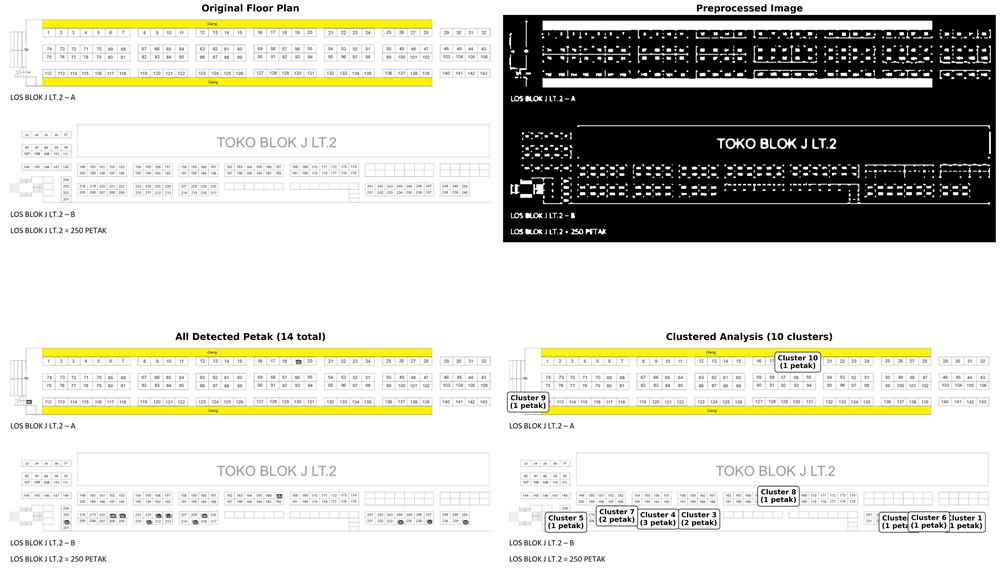
#> input picture precise_detection_60_edit.png, 1000 x 575 px, shrunk from 7170 x 4120 before the run; its folder holds only this picture in this run
$ python precise_shape_detector.py
#> lines starting #> are read from the running program, lines starting #| are printed output that depends on the picture; after the words box and inside, x2 and y2 are one past the last pixel; in counts of white or black regions, pixels touching at a corner belong together
import cv2
import numpy as np
import matplotlib.pyplot as plt
from matplotlib.patches import Rectangle, Polygon
import matplotlib.patches as patches
from sklearn.cluster import DBSCAN
from scipy import ndimage
from scipy.spatial.distance import cdist
import math
import json
import os

class PreciseShapeDetector:
    def __init__(self):
        # Extended color palette for 250+ shapes
        self.colors = [
            '#FF6B6B', '#4ECDC4', '#45B7D1', '#96CEB4', '#FFEAA7',
            '#DDA0DD', '#98D8C8', '#F7DC6F', '#BB8FCE', '#85C1E9',
            '#F8C471', '#BDC3C7', '#E74C3C', '#3498DB', '#2ECC71',
            '#F39C12', '#9B59B6', '#1ABC9C', '#E67E22', '#34495E',
            '#16A085', '#27AE60', '#2980B9', '#8E44AD', '#F1C40F',
            '#E74C3C', '#3498DB', '#2ECC71', '#F39C12', '#9B59B6'
        ]

        # Parameters for precise detection
        self.min_area = 50  # Smaller minimum area for small units
        self.max_area = 10000  # Maximum area for individual units
        self.aspect_ratio_range = (0.3, 3.0)  # Acceptable aspect ratios for units
        self.rectangularity_threshold = 0.7  # Minimum rectangularity score

    def preprocess_for_precise_detection(self, image):
        """Advanced preprocessing specifically for floor plan detection"""
        # Convert to grayscale
        gray = cv2.cvtColor(image, cv2.COLOR_BGR2GRAY)

        # Apply bilateral filter to preserve edges
        bilateral = cv2.bilateralFilter(gray, 9, 75, 75)

        # Apply multiple thresholding methods
        # Method 1: Adaptive thresholding
        thresh1 = cv2.adaptiveThreshold(bilateral, 255, cv2.ADAPTIVE_THRESH_GAUSSIAN_C,
                                      cv2.THRESH_BINARY_INV, 11, 2)

        # Method 2: Otsu's thresholding
        _, thresh2 = cv2.threshold(bilateral, 0, 255, cv2.THRESH_BINARY_INV + cv2.THRESH_OTSU)

        # Method 3: Simple thresholding with different values
        _, thresh3 = cv2.threshold(bilateral, 127, 255, cv2.THRESH_BINARY_INV)

        # Combine all thresholding results
        combined = cv2.bitwise_or(thresh1, thresh2)
        combined = cv2.bitwise_or(combined, thresh3)

        # Morphological operations for cleaning
        # Close small gaps in rectangles
        kernel_close = np.ones((3, 3), np.uint8)
        closed = cv2.morphologyEx(combined, cv2.MORPH_CLOSE, kernel_close)

        # Remove small noise
        kernel_open = np.ones((2, 2), np.uint8)
        opened = cv2.morphologyEx(closed, cv2.MORPH_OPEN, kernel_open)

        # Additional cleaning for better rectangle detection
        kernel_clean = np.ones((2, 2), np.uint8)
        cleaned = cv2.morphologyEx(opened, cv2.MORPH_CLOSE, kernel_clean)

        return cleaned, gray

    def calculate_rectangularity(self, contour):
        """Calculate how rectangular a contour is"""
        area = cv2.contourArea(contour)
        if area == 0:
            return 0

        # Get bounding rectangle
        x, y, w, h = cv2.boundingRect(contour)
        rect_area = w * h

        # Rectangularity is the ratio of contour area to bounding rectangle area
        rectangularity = area / rect_area

        # Also check if the contour is approximately rectangular
        epsilon = 0.02 * cv2.arcLength(contour, True)
        approx = cv2.approxPolyDP(contour, epsilon, True)

        # Bonus for having 4 vertices
        vertex_bonus = 1.0 if len(approx) == 4 else 0.5

        return rectangularity * vertex_bonus

    def detect_precise_rectangles(self, image):
        """Detect rectangles with high precision"""
        processed, gray = self.preprocess_for_precise_detection(image)

        # Find contours
        contours, hierarchy = cv2.findContours(processed, cv2.RETR_EXTERNAL, cv2.CHAIN_APPROX_SIMPLE)

        rectangles = []

        for contour in contours:
            area = cv2.contourArea(contour)

            # Filter by area
            if area < self.min_area or area > self.max_area:
                continue

            # Get bounding rectangle
            x, y, w, h = cv2.boundingRect(contour)
            aspect_ratio = w / h if h > 0 else 0

            # Filter by aspect ratio
            if not (self.aspect_ratio_range[0] <= aspect_ratio <= self.aspect_ratio_range[1]):
                continue

            # Calculate rectangularity
            rectangularity = self.calculate_rectangularity(contour)

            # Filter by rectangularity
            if rectangularity < self.rectangularity_threshold:
                continue

            # Approximate contour to polygon
            epsilon = 0.02 * cv2.arcLength(contour, True)
            approx = cv2.approxPolyDP(contour, epsilon, True)

            # Calculate center
            M = cv2.moments(contour)
            if M["m00"] != 0:
                cx = int(M["m10"] / M["m00"])
                cy = int(M["m01"] / M["m00"])
            else:
                cx, cy = x + w//2, y + h//2

            rectangles.append({
                'contour': contour,
                'approx': approx,
                'bbox': (x, y, w, h),
                'area': area,
                'center': (cx, cy),
                'aspect_ratio': aspect_ratio,
                'rectangularity': rectangularity,
                'vertices': len(approx)
            })

        return rectangles, processed

    def cluster_rectangles_by_position(self, rectangles, eps=30, min_samples=1):
        """Cluster rectangles by their spatial position"""
        if len(rectangles) < 2:
            return [rectangles]

        # Extract centers for clustering
        centers = np.array([rect['center'] for rect in rectangles])

        # Use DBSCAN for spatial clustering
        clustering = DBSCAN(eps=eps, min_samples=min_samples).fit(centers)

        # Group rectangles by cluster
        clusters = {}
        for i, label in enumerate(clustering.labels_):
            if label not in clusters:
                clusters[label] = []
            clusters[label].append(rectangles[i])

        # Sort rectangles within each cluster by position (top-left to bottom-right)
        for cluster_id in clusters:
            clusters[cluster_id].sort(key=lambda x: (x['center'][1], x['center'][0]))

        return list(clusters.values())

    def analyze_floor_plan_structure(self, rectangles, image_shape):
        """Analyze the floor plan structure to identify sections"""
        if not rectangles:
            return []

        height, width = image_shape[:2]

        # Cluster rectangles
        clusters = self.cluster_rectangles_by_position(rectangles)

        # Analyze each cluster
        structure_analysis = []

        for cluster_id, cluster in enumerate(clusters):
            if not cluster:
                continue

            # Calculate cluster properties
            cluster_centers = [rect['center'] for rect in cluster]
            cluster_x = [center[0] for center in cluster_centers]
            cluster_y = [center[1] for center in cluster_centers]

            # Determine cluster position
            avg_x = np.mean(cluster_x)
            avg_y = np.mean(cluster_y)

            # Normalize positions
            norm_x = avg_x / width
            norm_y = avg_y / height

            # Classify cluster based on position and size
            if norm_y < 0.4:  # Top section
                section_type = 'top_section'
            elif norm_y > 0.6:  # Bottom section
                section_type = 'bottom_section'
            else:  # Middle section
                section_type = 'middle_section'

            # Determine arrangement pattern
            if len(cluster) == 1:
                arrangement = 'single'
            elif len(cluster) <= 5:
                arrangement = 'small_cluster'
            elif len(cluster) <= 15:
                arrangement = 'medium_cluster'
            else:
                arrangement = 'large_cluster'

            structure_analysis.append({
                'cluster_id': cluster_id,
                'rectangles': cluster,
                'section_type': section_type,
                'arrangement': arrangement,
                'count': len(cluster),
                'position': (norm_x, norm_y),
                'bounds': {
                    'min_x': min(cluster_x),
                    'max_x': max(cluster_x),
                    'min_y': min(cluster_y),
                    'max_y': max(cluster_y)
                }
            })

        return structure_analysis

    def create_precise_colored_diagram(self, image_path):
        """Create precise colored diagram with all detected rectangles"""
        # Read image
        image = cv2.imread(image_path)
        if image is None:
            print(f"Could not read image from {image_path}")
            return None

        # Detect precise rectangles
        rectangles, processed = self.detect_precise_rectangles(image)

        # Analyze floor plan structure
        structure_analysis = self.analyze_floor_plan_structure(rectangles, image.shape)

        # Create comprehensive visualization
        fig, ((ax1, ax2), (ax3, ax4)) = plt.subplots(2, 2, figsize=(20, 16))

        # Original image
        ax1.imshow(cv2.cvtColor(image, cv2.COLOR_BGR2RGB))
        ax1.set_title('Original Image')
        ax1.axis('off')

        # Processed image
        ax2.imshow(processed, cmap='gray')
        ax2.set_title('Processed Image')
        ax2.axis('off')

        # All detected rectangles
        ax3.imshow(cv2.cvtColor(image, cv2.COLOR_BGR2RGB))
        for i, rect in enumerate(rectangles):
            color = self.colors[i % len(self.colors)]
            contour = rect['contour']
            ax3.fill(contour[:, 0, 0], contour[:, 0, 1],
                    color=color, alpha=0.6, edgecolor='black', linewidth=1)

            # Add rectangle number
            ax3.text(rect['center'][0], rect['center'][1], str(i+1),
                    ha='center', va='center', fontsize=6, fontweight='bold',
                    color='black', bbox=dict(boxstyle="round,pad=0.2",
                                           facecolor='white', alpha=0.8))

        ax3.set_title(f'All Detected Rectangles ({len(rectangles)} total)')
        ax3.axis('off')

        # Clustered analysis
        ax4.imshow(cv2.cvtColor(image, cv2.COLOR_BGR2RGB))
        for cluster_id, analysis in enumerate(structure_analysis):
            cluster_color = self.colors[cluster_id % len(self.colors)]

            for rect in analysis['rectangles']:
                contour = rect['contour']
                ax4.fill(contour[:, 0, 0], contour[:, 0, 1],
                        color=cluster_color, alpha=0.7, edgecolor='black', linewidth=1)

            # Add cluster label
            center_x = analysis['bounds']['min_x'] + (analysis['bounds']['max_x'] - analysis['bounds']['min_x']) / 2
            center_y = analysis['bounds']['min_y'] + (analysis['bounds']['max_y'] - analysis['bounds']['min_y']) / 2

            ax4.text(center_x, center_y, f"C{cluster_id+1}\n({analysis['count']})",
                    ha='center', va='center', fontsize=10, fontweight='bold',
                    color='black', bbox=dict(boxstyle="round,pad=0.3",
                                           facecolor='white', alpha=0.9))

        ax4.set_title(f'Clustered Analysis ({len(structure_analysis)} clusters)')
        ax4.axis('off')

        plt.tight_layout()
        return fig, rectangles, structure_analysis

    def generate_detailed_report(self, rectangles, structure_analysis):
        """Generate detailed analysis report"""
        report = {
            'total_rectangles': len(rectangles),
            'total_clusters': len(structure_analysis),
            'clusters': [],
            'statistics': {}
        }

        # Analyze each cluster
        for analysis in structure_analysis:
            cluster_info = {
                'cluster_id': analysis['cluster_id'],
                'section_type': analysis['section_type'],
                'arrangement': analysis['arrangement'],
                'rectangle_count': analysis['count'],
                'position': analysis['position'],
                'bounds': analysis['bounds']
            }
            report['clusters'].append(cluster_info)

        # Calculate overall statistics
        areas = [rect['area'] for rect in rectangles]
        aspect_ratios = [rect['aspect_ratio'] for rect in rectangles]
        rectangularities = [rect['rectangularity'] for rect in rectangles]

        report['statistics'] = {
            'total_area': sum(areas),
            'average_area': np.mean(areas),
            'min_area': min(areas),
            'max_area': max(areas),
            'average_aspect_ratio': np.mean(aspect_ratios),
            'average_rectangularity': np.mean(rectangularities),
            'area_std': np.std(areas)
        }

        return report

    def save_rectangle_coordinates(self, rectangles, output_file):
        """Save rectangle coordinates to a file"""
        coordinates = []

        for i, rect in enumerate(rectangles):
            x, y, w, h = rect['bbox']
            coordinates.append({
                'id': i + 1,
                'x': x,
                'y': y,
                'width': w,
                'height': h,
                'center_x': rect['center'][0],
                'center_y': rect['center'][1],
                'area': rect['area'],
                'aspect_ratio': rect['aspect_ratio']
            })

        with open(output_file, 'w') as f:
            json.dump(coordinates, f, indent=2)

def main():
    """Main function for precise shape detection"""
    detector = PreciseShapeDetector()

    print("🎯 Precise Shape Detection System for Floor Plans")
    print("=" * 60)

    # Look for image files
    image_extensions = ['.png', '.jpg', '.jpeg', '.bmp', '.tiff']
    image_files = []

    for file in os.listdir('.'):
        if any(file.lower().endswith(ext) for ext in image_extensions):
            image_files.append(file)

    if not image_files:
        print("No image files found. Please place an image file in the current directory.")
        return

    print("Found image files:")
    for i, file in enumerate(image_files):
        print(f"{i+1}. {file}")

    # Use the first image or let user choose
    image_path = image_files[0]
    print(f"\nProcessing: {image_path}")

    # Detect shapes
    result = detector.create_precise_colored_diagram(image_path)
#> in create_precise_colored_diagram, image is the input picture: shape (575, 1000, 3); mean B, G, R 198.2, 205.6, 206.1
#> in preprocess_for_precise_detection, `gray = cv2.cvtColor(image, cv2.COLOR_BGR2GRAY)`:
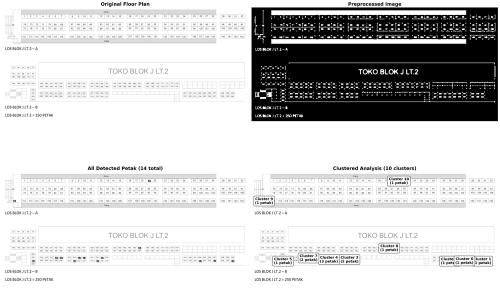
#> gray: shape (575, 1000) (shown at 1/2 size); min 0, max 255, mean 204.9
#> in preprocess_for_precise_detection, `thresh1 = cv2.adaptiveThreshold(bilateral, 255, cv2.ADAPTIVE_THRESH_GA..`:
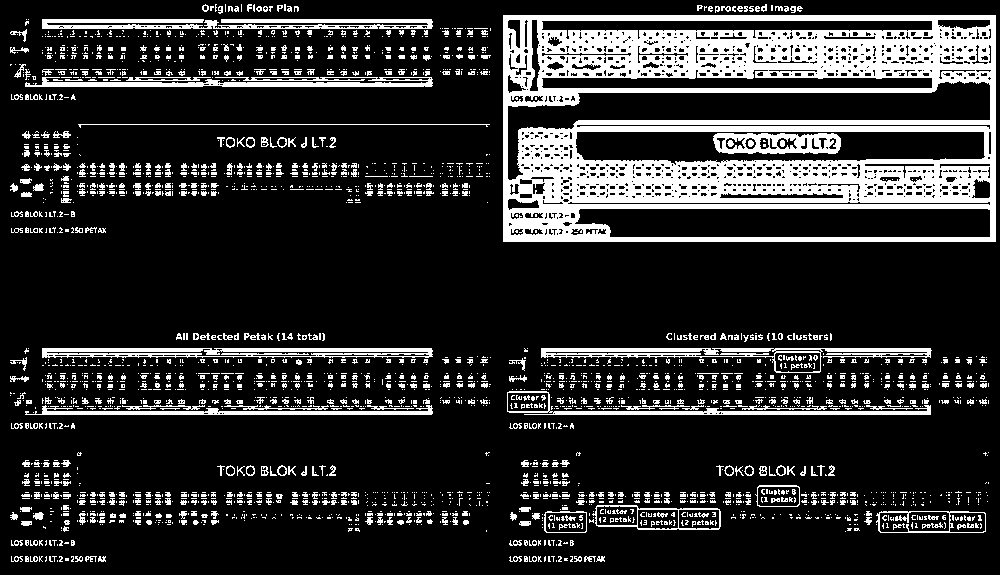
#> thresh1: shape (575, 1000); 17.9% white; 2876 white regions (2351 under 20 px), largest, box (x1, y1, x2, y2) and area: (503, 15, 996, 242) 56965, (42, 19, 433, 29) 2925, (42, 348, 433, 358) 2778
#> in preprocess_for_precise_detection, `_, thresh2 = cv2.threshold(bilateral, 0, 255, cv2.THRESH_BINARY_INV + ..`:
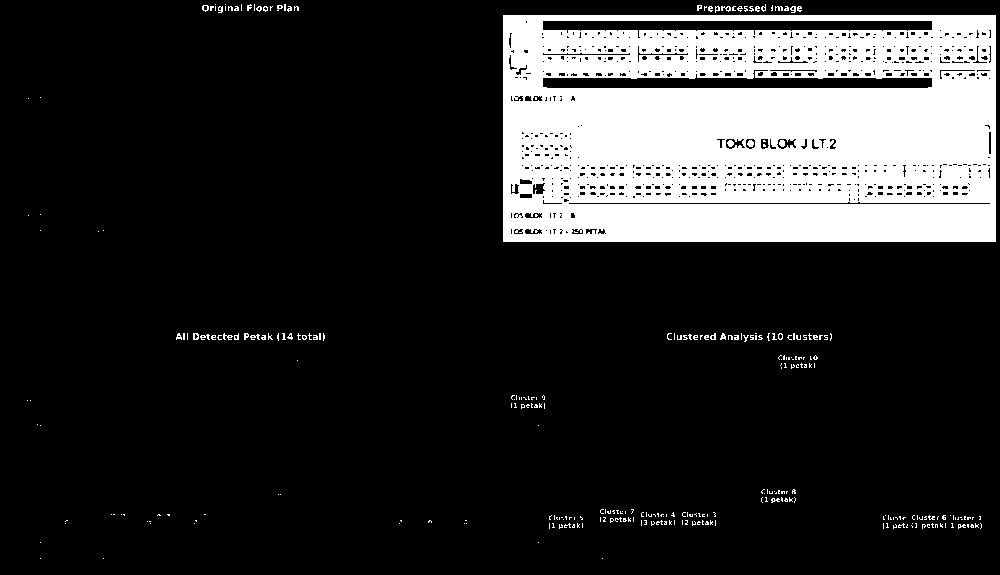
#> thresh2: shape (575, 1000); 17.6% white; 302 white regions (269 under 20 px), largest, box (x1, y1, x2, y2) and area: (503, 15, 996, 242) 98494, (747, 140, 754, 147) 37, (727, 140, 734, 147) 36
#> in preprocess_for_precise_detection, `combined = cv2.bitwise_or(thresh1, thresh2)`:
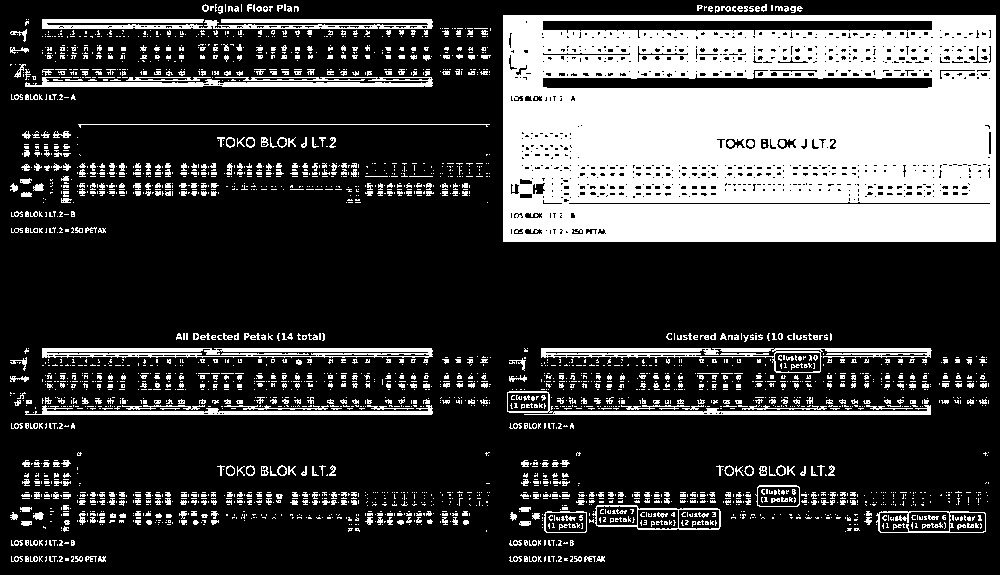
#> combined: shape (575, 1000); 24.8% white; 2867 white regions (2343 under 20 px), largest, box (x1, y1, x2, y2) and area: (503, 15, 996, 242) 98495, (42, 19, 433, 29) 2925, (42, 348, 433, 358) 2778
#> in preprocess_for_precise_detection, `closed = cv2.morphologyEx(combined, cv2.MORPH_CLOSE, kernel_close)`:
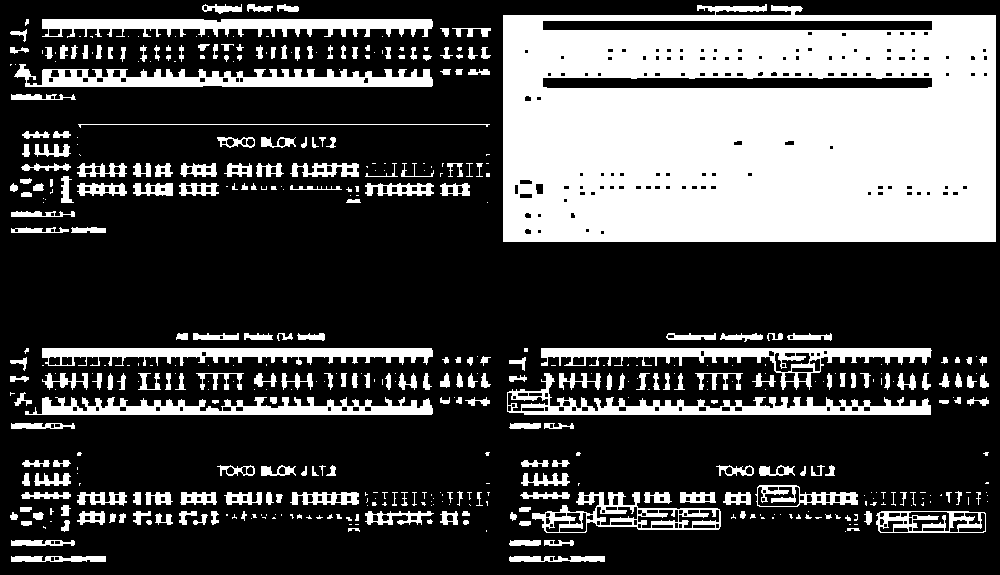
#> closed: shape (575, 1000); 28.7% white; 472 white regions (217 under 20 px), largest, box (x1, y1, x2, y2) and area: (503, 4, 996, 242) 103348, (14, 64, 433, 87) 5329, (507, 373, 931, 415) 4932
#> (the rest of the program and of its run is left out)
